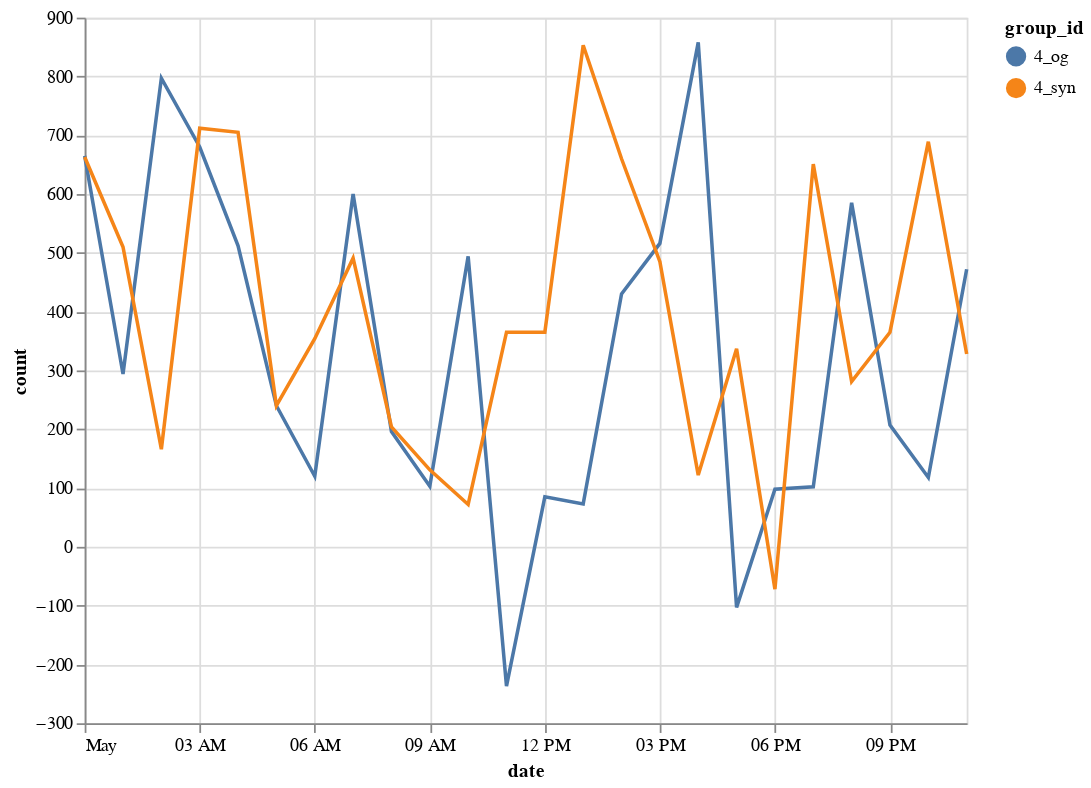

The notebook cell this image was saved under:
### Code cell
df_vis = pd.concat([df[df.group_id.isin(["4_og"])], df_synthesized[df_synthesized.group_id.isin(["4_syn"])]], ignore_index=True)
plot_timeseries(df_vis)

### Figure 1 — Vega-Lite specification as saved in the notebook (floating-point values rounded to 4 significant figures)
{"config": {"view": {"continuousWidth": 400, "continuousHeight": 300}}, "layer": [{"mark": "line", "encoding": {"color": {"field": "group_id", "type": "nominal"}, "x": {"field": "date", "type": "temporal"}, "y": {"field": "count", "type": "quantitative"}}}, {"mark": {"type": "rule", "color": "#aaa"}, "encoding": {"x": {"field": "date", "type": "temporal"}}, "transform": [{"filter": {"selection": "selector010"}}]}, {"mark": "circle", "encoding": {"color": {"field": "group_id", "type": "nominal"}, "opacity": {"condition": {"value": 1, "selection": "selector010"}, "value": 0}, "x": {"field": "date", "type": "temporal"}, "y": {"field": "count", "type": "quantitative"}}, "selection": {"selector010": {"type": "single", "encodings": ["x"], "on": "mouseover", "nearest": true, "empty": "none"}}}, {"mark": {"type": "text", "align": "left", "dx": 5, "dy": -5, "stroke": "white", "strokeWidth": 2}, "encoding": {"color": {"field": "group_id", "type": "nominal"}, "text": {"field": "count", "type": "quantitative"}, "x": {"field": "date", "type": "temporal"}, "y": {"field": "count", "type": "quantitative"}}, "transform": [{"filter": {"selection": "selector010"}}]}, {"mark": {"type": "text", "align": "left", "dx": 5, "dy": -5}, "encoding": {"color": {"field": "group_id", "type": "nominal"}, "text": {"field": "count", "type": "quantitative"}, "x": {"field": "date", "type": "temporal"}, "y": {"field": "count", "type": "quantitative"}}, "transform": [{"filter": {"selection": "selector010"}}]}], "data": {"name": "data-2e679cc332c9118a3a8c79f9912078e7"}, "height": 400, "width": 500, "$schema": "https://vega.github.io/schema/vega-lite/v4.17.0.json", "datasets": {"data-2e679cc332c9118a3a8c79f9912078e7": [{"websiteName": "okaz.com.sa", "category": "business&finance", "country": "saudi arabia", "state": "ar riyad", "city": "riyadh", "os": "iOS", "device": "mobile", "product": "RotatingCube", "date": "2022-05-01T00:00:00", "count": 665, "group_id": "4_og"}, {"websiteName": "okaz.com.sa", "category": "business&finance", "country": "saudi arabia", "state": "ar riyad", "city": "riyadh", "os": "iOS", "device": "mobile", "product": "RotatingCube", "date": "2022-05-01T01:00:00", "count": 294, "group_id": "4_og"}, {"websiteName": "okaz.com.sa", "category": "business&finance", "country": "saudi arabia", "state": "ar riyad", "city": "riyadh", "os": "iOS", "device": "mobile", "product": "RotatingCube", "date": "2022-05-01T02:00:00", "count": 797, "group_id": "4_og"}, {"websiteName": "okaz.com.sa", "category": "business&finance", "country": "saudi arabia", "state": "ar riyad", "city": "riyadh", "os": "iOS", "device": "mobile", "product": "RotatingCube", "date": "2022-05-01T03:00:00", "count": 680, "group_id": "4_og"}, {"websiteName": "okaz.com.sa", "category": "business&finance", "country": "saudi arabia", "state": "ar riyad", "city": "riyadh", "os": "iOS", "device": "mobile", "product": "RotatingCube", "date": "2022-05-01T04:00:00", "count": 512, "group_id": "4_og"}, {"websiteName": "okaz.com.sa", "category": "business&finance", "country": "saudi arabia", "state": "ar riyad", "city": "riyadh", "os": "iOS", "device": "mobile", "product": "RotatingCube", "date": "2022-05-01T05:00:00", "count": 240, "group_id": "4_og"}, {"websiteName": "okaz.com.sa", "category": "business&finance", "country": "saudi arabia", "state": "ar riyad", "city": "riyadh", "os": "iOS", "device": "mobile", "product": "RotatingCube", "date": "2022-05-01T06:00:00", "count": 120, "group_id": "4_og"}, {"websiteName": "okaz.com.sa", "category": "business&finance", "country": "saudi arabia", "state": "ar riyad", "city": "riyadh", "os": "iOS", "device": "mobile", "product": "RotatingCube", "date": "2022-05-01T07:00:00", "count": 600, "group_id": "4_og"}, {"websiteName": "okaz.com.sa", "category": "business&finance", "country": "saudi arabia", "state": "ar riyad", "city": "riyadh", "os": "iOS", "device": "mobile", "product": "RotatingCube", "date": "2022-05-01T08:00:00", "count": 196, "group_id": "4_og"}, {"websiteName": "okaz.com.sa", "category": "business&finance", "country": "saudi arabia", "state": "ar riyad", "city": "riyadh", "os": "iOS", "device": "mobile", "product": "RotatingCube", "date": "2022-05-01T09:00:00", "count": 103, "group_id": "4_og"}, {"websiteName": "okaz.com.sa", "category": "business&finance", "country": "saudi arabia", "state": "ar riyad", "city": "riyadh", "os": "iOS", "device": "mobile", "product": "RotatingCube", "date": "2022-05-01T10:00:00", "count": 494, "group_id": "4_og"}, {"websiteName": "okaz.com.sa", "category": "business&finance", "country": "saudi arabia", "state": "ar riyad", "city": "riyadh", "os": "iOS", "device": "mobile", "product": "RotatingCube", "date": "2022-05-01T11:00:00", "count": -237, "group_id": "4_og"}, {"websiteName": "okaz.com.sa", "category": "business&finance", "country": "saudi arabia", "state": "ar riyad", "city": "riyadh", "os": "iOS", "device": "mobile", "product": "RotatingCube", "date": "2022-05-01T12:00:00", "count": 85, "group_id": "4_og"}, {"websiteName": "okaz.com.sa", "category": "business&finance", "country": "saudi arabia", "state": "ar riyad", "city": "riyadh", "os": "iOS", "device": "mobile", "product": "RotatingCube", "date": "2022-05-01T13:00:00", "count": 73, "group_id": "4_og"}, {"websiteName": "okaz.com.sa", "category": "business&finance", "country": "saudi arabia", "state": "ar riyad", "city": "riyadh", "os": "iOS", "device": "mobile", "product": "RotatingCube", "date": "2022-05-01T14:00:00", "count": 430, "group_id": "4_og"}, {"websiteName": "okaz.com.sa", "category": "business&finance", "country": "saudi arabia", "state": "ar riyad", "city": "riyadh", "os": "iOS", "device": "mobile", "product": "RotatingCube", "date": "2022-05-01T15:00:00", "count": 516, "group_id": "4_og"}, {"websiteName": "okaz.com.sa", "category": "business&finance", "country": "saudi arabia", "state": "ar riyad", "city": "riyadh", "os": "iOS", "device": "mobile", "product": "RotatingCube", "date": "2022-05-01T16:00:00", "count": 858, "group_id": "4_og"}, {"websiteName": "okaz.com.sa", "category": "business&finance", "country": "saudi arabia", "state": "ar riyad", "city": "riyadh", "os": "iOS", "device": "mobile", "product": "RotatingCube", "date": "2022-05-01T17:00:00", "count": -103, "group_id": "4_og"}, {"websiteName": "okaz.com.sa", "category": "business&finance", "country": "saudi arabia", "state": "ar riyad", "city": "riyadh", "os": "iOS", "device": "mobile", "product": "RotatingCube", "date": "2022-05-01T18:00:00", "count": 98, "group_id": "4_og"}, {"websiteName": "okaz.com.sa", "category": "business&finance", "country": "saudi arabia", "state": "ar riyad", "city": "riyadh", "os": "iOS", "device": "mobile", "product": "RotatingCube", "date": "2022-05-01T19:00:00", "count": 102, "group_id": "4_og"}, {"websiteName": "okaz.com.sa", "category": "business&finance", "country": "saudi arabia", "state": "ar riyad", "city": "riyadh", "os": "iOS", "device": "mobile", "product": "RotatingCube", "date": "2022-05-01T20:00:00", "count": 585, "group_id": "4_og"}, {"websiteName": "okaz.com.sa", "category": "business&finance", "country": "saudi arabia", "state": "ar riyad", "city": "riyadh", "os": "iOS", "device": "mobile", "product": "RotatingCube", "date": "2022-05-01T21:00:00", "count": 207, "group_id": "4_og"}, {"websiteName": "okaz.com.sa", "category": "business&finance", "country": "saudi arabia", "state": "ar riyad", "city": "riyadh", "os": "iOS", "device": "mobile", "product": "RotatingCube", "date": "2022-05-01T22:00:00", "count": 118, "group_id": "4_og"}, {"websiteName": "okaz.com.sa", "category": "business&finance", "country": "saudi arabia", "state": "ar riyad", "city": "riyadh", "os": "iOS", "device": "mobile", "product": "RotatingCube", "date": "2022-05-01T23:00:00", "count": 472, "group_id": "4_og"}, {"websiteName": "okaz.com.sa", "category": "business&finance", "country": "saudi arabia", "state": "ar riyad", "city": "riyadh", "os": "iOS", "device": "mobile", "product": "RotatingCube", "date": "2022-05-01T00:00:00", "count": 663, "group_id": "4_syn"}, {"websiteName": "okaz.com.sa", "category": "business&finance", "country": "saudi arabia", "state": "ar riyad", "city": "riyadh", "os": "iOS", "device": "mobile", "product": "RotatingCube", "date": "2022-05-01T01:00:00", "count": 510, "group_id": "4_syn"}, {"websiteName": "okaz.com.sa", "category": "business&finance", "country": "saudi arabia", "state": "ar riyad", "city": "riyadh", "os": "iOS", "device": "mobile", "product": "RotatingCube", "date": "2022-05-01T02:00:00", "count": 166, "group_id": "4_syn"}, {"websiteName": "okaz.com.sa", "category": "business&finance", "country": "saudi arabia", "state": "ar riyad", "city": "riyadh", "os": "iOS", "device": "mobile", "product": "RotatingCube", "date": "2022-05-01T03:00:00", "count": 712, "group_id": "4_syn"}, {"websiteName": "okaz.com.sa", "category": "business&finance", "country": "saudi arabia", "state": "ar riyad", "city": "riyadh", "os": "iOS", "device": "mobile", "product": "RotatingCube", "date": "2022-05-01T04:00:00", "count": 705, "group_id": "4_syn"}, {"websiteName": "okaz.com.sa", "category": "business&finance", "country": "saudi arabia", "state": "ar riyad", "city": "riyadh", "os": "iOS", "device": "mobile", "product": "RotatingCube", "date": "2022-05-01T05:00:00", "count": 240, "group_id": "4_syn"}, {"websiteName": "okaz.com.sa", "category": "business&finance", "country": "saudi arabia", "state": "ar riyad", "city": "riyadh", "os": "iOS", "device": "mobile", "product": "RotatingCube", "date": "2022-05-01T06:00:00", "count": 354, "group_id": "4_syn"}, {"websiteName": "okaz.com.sa", "category": "business&finance", "country": "saudi arabia", "state": "ar riyad", "city": "riyadh", "os": "iOS", "device": "mobile", "product": "RotatingCube", "date": "2022-05-01T07:00:00", "count": 491, "group_id": "4_syn"}, {"websiteName": "okaz.com.sa", "category": "business&finance", "country": "saudi arabia", "state": "ar riyad", "city": "riyadh", "os": "iOS", "device": "mobile", "product": "RotatingCube", "date": "2022-05-01T08:00:00", "count": 204, "group_id": "4_syn"}, {"websiteName": "okaz.com.sa", "category": "business&finance", "country": "saudi arabia", "state": "ar riyad", "city": "riyadh", "os": "iOS", "device": "mobile", "product": "RotatingCube", "date": "2022-05-01T09:00:00", "count": 131, "group_id": "4_syn"}, {"websiteName": "okaz.com.sa", "category": "business&finance", "country": "saudi arabia", "state": "ar riyad", "city": "riyadh", "os": "iOS", "device": "mobile", "product": "RotatingCube", "date": "2022-05-01T10:00:00", "count": 72, "group_id": "4_syn"}, {"websiteName": "okaz.com.sa", "category": "business&finance", "country": "saudi arabia", "state": "ar riyad", "city": "riyadh", "os": "iOS", "device": "mobile", "product": "RotatingCube", "date": "2022-05-01T11:00:00", "count": 365, "group_id": "4_syn"}, {"websiteName": "okaz.com.sa", "category": "business&finance", "country": "saudi arabia", "state": "ar riyad", "city": "riyadh", "os": "iOS", "device": "mobile", "product": "RotatingCube", "date": "2022-05-01T12:00:00", "count": 365, "group_id": "4_syn"}, {"websiteName": "okaz.com.sa", "category": "business&finance", "country": "saudi arabia", "state": "ar riyad", "city": "riyadh", "os": "iOS", "device": "mobile", "product": "RotatingCube", "date": "2022-05-01T13:00:00", "count": 853, "group_id": "4_syn"}, {"websiteName": "okaz.com.sa", "category": "business&finance", "country": "saudi arabia", "state": "ar riyad", "city": "riyadh", "os": "iOS", "device": "mobile", "product": "RotatingCube", "date": "2022-05-01T14:00:00", "count": 660, "group_id": "4_syn"}, {"websiteName": "okaz.com.sa", "category": "business&finance", "country": "saudi arabia", "state": "ar riyad", "city": "riyadh", "os": "iOS", "device": "mobile", "product": "RotatingCube", "date": "2022-05-01T15:00:00", "count": 485, "group_id": "4_syn"}, {"websiteName": "okaz.com.sa", "category": "business&finance", "country": "saudi arabia", "state": "ar riyad", "city": "riyadh", "os": "iOS", "device": "mobile", "product": "RotatingCube", "date": "2022-05-01T16:00:00", "count": 122, "group_id": "4_syn"}, {"websiteName": "okaz.com.sa", "category": "business&finance", "country": "saudi arabia", "state": "ar riyad", "city": "riyadh", "os": "iOS", "device": "mobile", "product": "RotatingCube", "date": "2022-05-01T17:00:00", "count": 337, "group_id": "4_syn"}, {"websiteName": "okaz.com.sa", "category": "business&finance", "country": "saudi arabia", "state": "ar riyad", "city": "riyadh", "os": "iOS", "device": "mobile", "product": "RotatingCube", "date": "2022-05-01T18:00:00", "count": -72, "group_id": "4_syn"}, {"websiteName": "okaz.com.sa", "category": "business&finance", "country": "saudi arabia", "state": "ar riyad", "city": "riyadh", "os": "iOS", "device": "mobile", "product": "RotatingCube", "date": "2022-05-01T19:00:00", "count": 651, "group_id": "4_syn"}, {"websiteName": "okaz.com.sa", "category": "business&finance", "country": "saudi arabia", "state": "ar riyad", "city": "riyadh", "os": "iOS", "device": "mobile", "product": "RotatingCube", "date": "2022-05-01T20:00:00", "count": 281, "group_id": "4_syn"}, {"websiteName": "okaz.com.sa", "category": "business&finance", "country": "saudi arabia", "state": "ar riyad", "city": "riyadh", "os": "iOS", "device": "mobile", "product": "RotatingCube", "date": "2022-05-01T21:00:00", "count": 365, "group_id": "4_syn"}, {"websiteName": "okaz.com.sa", "category": "business&finance", "country": "saudi arabia", "state": "ar riyad", "city": "riyadh", "os": "iOS", "device": "mobile", "product": "RotatingCube", "date": "2022-05-01T22:00:00", "count": 689, "group_id": "4_syn"}, {"websiteName": "okaz.com.sa", "category": "business&finance", "country": "saudi arabia", "state": "ar riyad", "city": "riyadh", "os": "iOS", "device": "mobile", "product": "RotatingCube", "date": "2022-05-01T23:00:00", "count": 328, "group_id": "4_syn"}]}}
